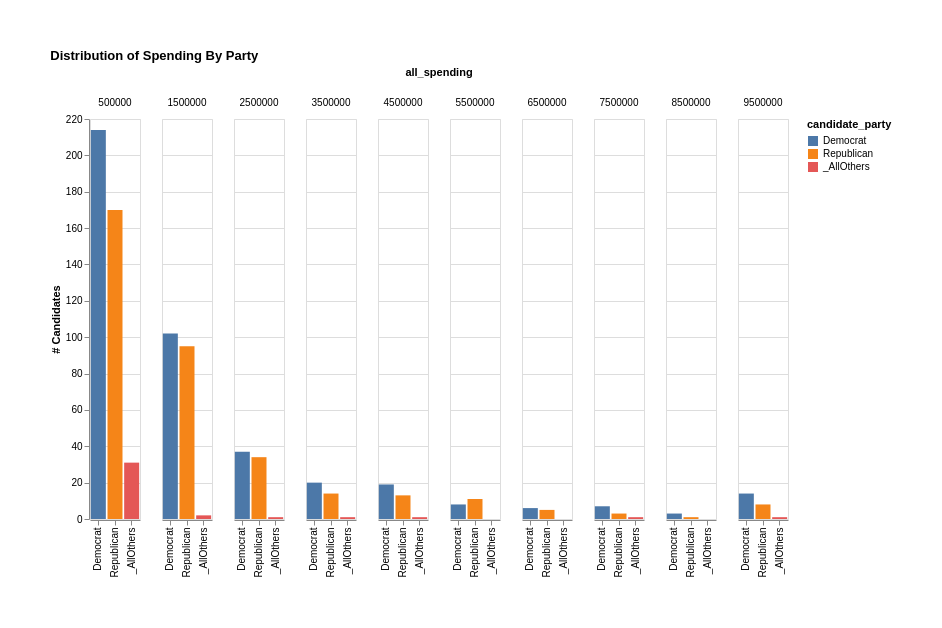

Write the Vega-Lite specification saved for this chart.
### Vega-Lite specification from a JSON file in a GitHub repository (floating-point values rounded to 4 significant figures)
{"config": {"view": {"height": 400, "width": 50}, "padding": 50}, "mark": {"binSpacing": 1, "type": "bar"}, "data": {"values": [{"candidate_party": "Democrat", "all_spending": 500000, "count": 214}, {"candidate_party": "Democrat", "all_spending": 1500000, "count": 102}, {"candidate_party": "Democrat", "all_spending": 2500000, "count": 37}, {"candidate_party": "Democrat", "all_spending": 3500000, "count": 20}, {"candidate_party": "Democrat", "all_spending": 4500000, "count": 19}, {"candidate_party": "Democrat", "all_spending": 5500000, "count": 8}, {"candidate_party": "Democrat", "all_spending": 6500000, "count": 6}, {"candidate_party": "Democrat", "all_spending": 7500000, "count": 7}, {"candidate_party": "Democrat", "all_spending": 8500000, "count": 3}, {"candidate_party": "Democrat", "all_spending": 9500000, "count": 14}, {"candidate_party": "Republican", "all_spending": 500000, "count": 170}, {"candidate_party": "Republican", "all_spending": 1500000, "count": 95}, {"candidate_party": "Republican", "all_spending": 2500000, "count": 34}, {"candidate_party": "Republican", "all_spending": 3500000, "count": 14}, {"candidate_party": "Republican", "all_spending": 4500000, "count": 13}, {"candidate_party": "Republican", "all_spending": 5500000, "count": 11}, {"candidate_party": "Republican", "all_spending": 6500000, "count": 5}, {"candidate_party": "Republican", "all_spending": 7500000, "count": 3}, {"candidate_party": "Republican", "all_spending": 8500000, "count": 1}, {"candidate_party": "Republican", "all_spending": 9500000, "count": 8}, {"candidate_party": "_AllOthers", "all_spending": 500000, "count": 31}, {"candidate_party": "_AllOthers", "all_spending": 1500000, "count": 2}, {"candidate_party": "_AllOthers", "all_spending": 2500000, "count": 1}, {"candidate_party": "_AllOthers", "all_spending": 3500000, "count": 1}, {"candidate_party": "_AllOthers", "all_spending": 4500000, "count": 1}, {"candidate_party": "_AllOthers", "all_spending": 5500000, "count": 0}, {"candidate_party": "_AllOthers", "all_spending": 6500000, "count": 0}, {"candidate_party": "_AllOthers", "all_spending": 7500000, "count": 1}, {"candidate_party": "_AllOthers", "all_spending": 8500000, "count": 0}, {"candidate_party": "_AllOthers", "all_spending": 9500000, "count": 1}]}, "$schema": "https://vega.github.io/schema/vega-lite/v5.json", "title": "Distribution of Spending By Party", "encoding": {"color": {"field": "candidate_party", "type": "nominal"}, "x": {"field": "candidate_party", "type": "nominal", "axis": {"title": ""}}, "column": {"field": "all_spending", "type": "quantitative"}, "y": {"field": "count", "type": "quantitative", "axis": {"title": "# Candidates"}}}}
